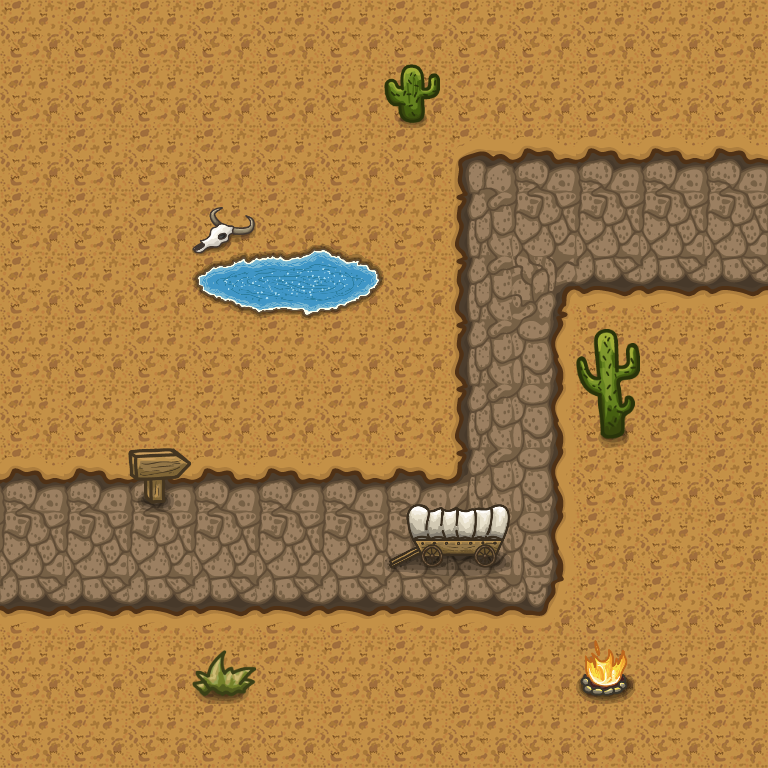

Rendered tile map (Tiled .tmx) drawn with the repository's tilesets; below, a short description and the full map source, tile grids included:
An orthogonal 12x12 tile map with 64x64 px tiles, 3 tile layers (ground, road, objects), 4 tilesets and 11 objects (3x lake, 2x cactus, 2x wagon, skull, fire, ...).

<map version="1.2" tiledversion="1.3.4" orientation="orthogonal" renderorder="right-down" width="12" height="12" tilewidth="64" tileheight="64" infinite="0" nextlayerid="5" nextobjectid="12">
 <tileset firstgid="1" source="tiles.tsx" />
 <tileset firstgid="58" source="lake.tsx" />
 <tileset firstgid="61" source="wagon.tsx" />
 <tileset firstgid="63" source="cactus1.tsx" />
 <layer id="1" name="ground" width="12" height="12">
  <data encoding="csv">
34,34,34,34,34,34,34,34,34,34,34,34,
34,34,34,34,34,34,34,34,34,34,34,34,
34,34,34,34,34,34,34,34,34,34,34,34,
34,34,34,34,34,34,34,34,34,34,34,34,
34,34,34,34,34,34,34,34,34,34,34,34,
34,34,34,34,34,34,34,34,34,34,34,34,
34,34,34,34,34,34,34,34,34,34,34,34,
34,34,34,34,34,34,34,34,34,34,34,34,
34,34,34,34,34,34,34,34,34,34,34,34,
34,34,34,34,34,34,34,34,34,34,34,34,
34,34,34,34,34,34,34,34,34,34,34,34,
34,34,34,34,34,34,34,34,34,34,34,34
</data>
 </layer>
 <layer id="2" name="road" width="12" height="12">
  <data encoding="csv">
0,0,0,0,0,0,0,0,0,0,0,0,
0,0,0,0,0,0,0,0,0,0,0,0,
0,0,0,0,0,0,0,20,21,21,21,21,
0,0,0,0,0,0,0,23,24,24,24,24,
0,0,0,0,0,0,0,23,29,27,27,27,
0,0,0,0,0,0,0,23,25,0,0,0,
0,0,0,0,0,0,0,23,25,0,0,0,
21,21,21,21,21,21,21,32,25,0,0,0,
24,24,24,24,24,24,24,24,25,0,0,0,
27,27,27,27,27,27,27,27,28,0,0,0,
0,0,0,0,0,0,0,0,0,0,0,0,
0,0,0,0,0,0,0,0,0,0,0,0
</data>
 </layer>
 <layer id="3" name="objects" width="12" height="12">
  <data encoding="csv">
0,0,0,0,0,0,0,0,0,0,0,0,
0,0,0,0,0,0,39,0,0,0,0,0,
0,0,0,0,0,0,0,0,0,0,0,0,
0,0,0,40,0,0,0,0,0,0,0,0,
0,0,0,58,59,60,0,0,0,0,0,0,
0,0,0,0,0,0,0,0,0,0,0,0,
0,0,0,0,0,0,0,0,0,63,0,0,
0,0,57,0,0,0,0,0,0,0,0,0,
0,0,0,0,0,0,61,62,0,0,0,0,
0,0,0,0,0,0,0,0,0,0,0,0,
0,0,0,42,0,0,0,0,0,38,0,0,
0,0,0,0,0,0,0,0,0,0,0,0
</data>
 </layer>
 <objectgroup id="4" name="objects">
  <object id="1" name="skull" x="192" y="192" width="64" height="64" />
  <object id="2" name="fire" x="576" y="640" width="64" height="64" />
  <object id="3" name="lake" x="192" y="256" width="64" height="64" />
  <object id="4" name="lake" x="256" y="256" width="64" height="64" />
  <object id="5" name="lake" x="320" y="256" width="64" height="64" />
  <object id="6" name="cactus" x="384" y="64" width="64" height="64" />
  <object id="7" name="cactus" x="576" y="384" width="64" height="64" />
  <object id="8" name="wagon" x="384" y="512" width="64" height="64" />
  <object id="9" name="wagon" x="448" y="512" width="64" height="64" />
  <object id="10" name="sign" x="128" y="448" width="64" height="64" />
  <object id="11" name="plant" x="192" y="640" width="64" height="64" />
 </objectgroup>
</map>
